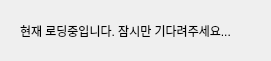
<?xml version="1.0" encoding="UTF-8"?>
<ui version="4.0">
 <class>LoadingForm</class>
 <widget class="QDialog" name="LoadingForm">
  <property name="geometry">
   <rect>
    <x>0</x>
    <y>0</y>
    <width>271</width>
    <height>61</height>
   </rect>
  </property>
  <property name="windowTitle">
   <string/>
  </property>
  <property name="modal">
   <bool>false</bool>
  </property>
  <widget class="QLabel" name="label">
   <property name="geometry">
    <rect>
     <x>20</x>
     <y>20</y>
     <width>231</width>
     <height>21</height>
    </rect>
   </property>
   <property name="styleSheet">
    <string notr="true">font: 10pt &quot;나눔바른고딕&quot;;</string>
   </property>
   <property name="text">
    <string>현재 로딩중입니다. 잠시만 기다려주세요...</string>
   </property>
  </widget>
 </widget>
 <resources/>
 <connections/>
</ui>
